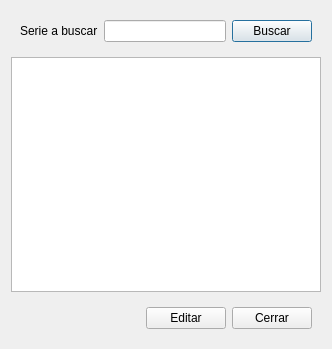
<?xml version="1.0" encoding="UTF-8"?>
<ui version="4.0">
 <class>Dialog</class>
 <widget class="QDialog" name="Dialog">
  <property name="geometry">
   <rect>
    <x>0</x>
    <y>0</y>
    <width>332</width>
    <height>349</height>
   </rect>
  </property>
  <property name="windowTitle">
   <string>Dialog</string>
  </property>
  <property name="windowIcon">
   <iconset resource="fatcow.qrc">
    <normaloff>:/Iconos/Icons/fatcow/Principal.png</normaloff>:/Iconos/Icons/fatcow/Principal.png</iconset>
  </property>
  <layout class="QGridLayout" name="gridLayout">
   <item row="0" column="0">
    <widget class="QWidget" name="widget" native="true">
     <layout class="QHBoxLayout" name="horizontalLayout">
      <item>
       <widget class="QLabel" name="label">
        <property name="text">
         <string>Serie a buscar</string>
        </property>
       </widget>
      </item>
      <item>
       <widget class="QLineEdit" name="lineEdit"/>
      </item>
      <item>
       <widget class="QPushButton" name="pushButtonBuscar">
        <property name="text">
         <string>Buscar</string>
        </property>
        <property name="icon">
         <iconset resource="fatcow.qrc">
          <normaloff>:/Iconos/Icons/fatcow/folder_search.png</normaloff>:/Iconos/Icons/fatcow/folder_search.png</iconset>
        </property>
       </widget>
      </item>
     </layout>
    </widget>
   </item>
   <item row="2" column="0" alignment="Qt::AlignRight">
    <widget class="QWidget" name="widget_2" native="true">
     <layout class="QHBoxLayout" name="horizontalLayout_2">
      <item>
       <widget class="QPushButton" name="pushButtonAplicar">
        <property name="text">
         <string>Editar</string>
        </property>
        <property name="icon">
         <iconset resource="fatcow.qrc">
          <normaloff>:/Iconos/Icons/fatcow/page_edit.png</normaloff>:/Iconos/Icons/fatcow/page_edit.png</iconset>
        </property>
       </widget>
      </item>
      <item>
       <widget class="QPushButton" name="pushButtonCerrar">
        <property name="text">
         <string>Cerrar</string>
        </property>
        <property name="icon">
         <iconset resource="fatcow.qrc">
          <normaloff>:/Iconos/Icons/fatcow/cancel.png</normaloff>:/Iconos/Icons/fatcow/cancel.png</iconset>
        </property>
       </widget>
      </item>
     </layout>
    </widget>
   </item>
   <item row="1" column="0">
    <widget class="QListWidget" name="listWidget"/>
   </item>
  </layout>
 </widget>
 <resources>
  <include location="fatcow.qrc"/>
 </resources>
 <connections/>
</ui>
